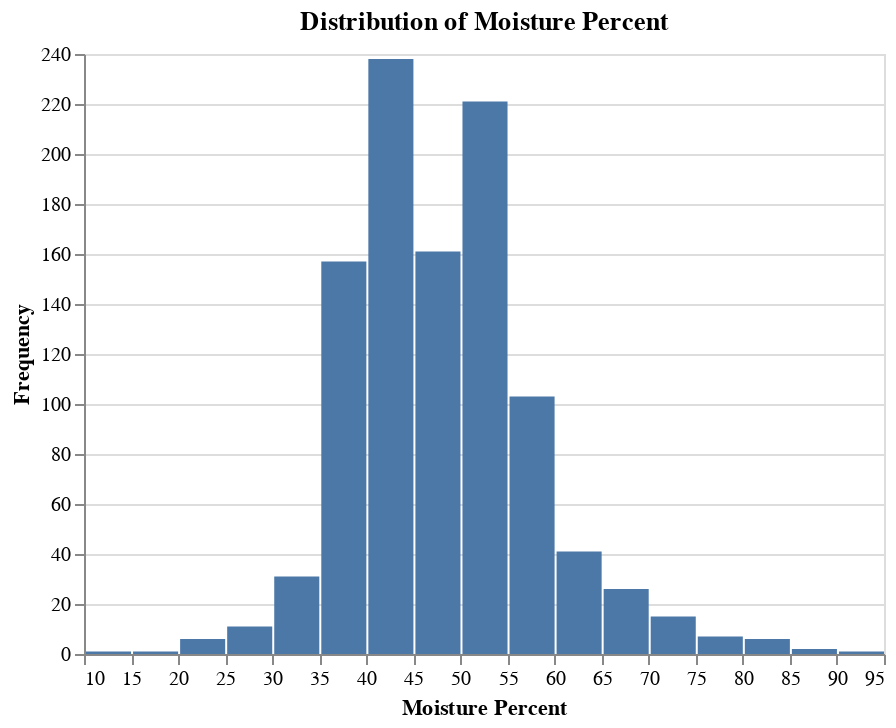

The code cell stored with this chart in its notebook:
### Markdown cell above
We have 1042 rows over 13 columns, with minimal missing values in the moisture percentage, category type and milk type columns, and none in manufacturing type, province, or most importantly in our target variable of fat level (which can be 'higher fat' or 'lower fat').

Let's take a look at some histograms to illustrate some other sides to the data.

### Code cell
# Histogram for MoisturePercent
histogram_moisture = alt.Chart(cheese_df).mark_bar().encode(
    alt.X('MoisturePercent:Q', bin=alt.Bin(maxbins=20), title='Moisture Percent'),
    alt.Y('count()', title='Frequency')
).properties(
    title='Distribution of Moisture Percent'
)

histogram_moisture

### Figure 1 — Vega-Lite specification as saved in the notebook (floating-point values rounded to 4 significant figures; data arrays with more than 128 entries replaced by an {"elided": "..."} marker saying what was removed)
{"config": {"view": {"continuousWidth": 400, "continuousHeight": 300}}, "data": {"name": "data-9e1ead429797596045ea8f1ed08573dc"}, "mark": "bar", "encoding": {"x": {"type": "quantitative", "bin": {"maxbins": 20}, "field": "MoisturePercent", "title": "Moisture Percent"}, "y": {"type": "quantitative", "aggregate": "count", "title": "Frequency"}}, "title": "Distribution of Moisture Percent", "$schema": "https://vega.github.io/schema/vega-lite/v4.8.1.json", "datasets": {"data-9e1ead429797596045ea8f1ed08573dc": {"elided": "1042 records"}}}
